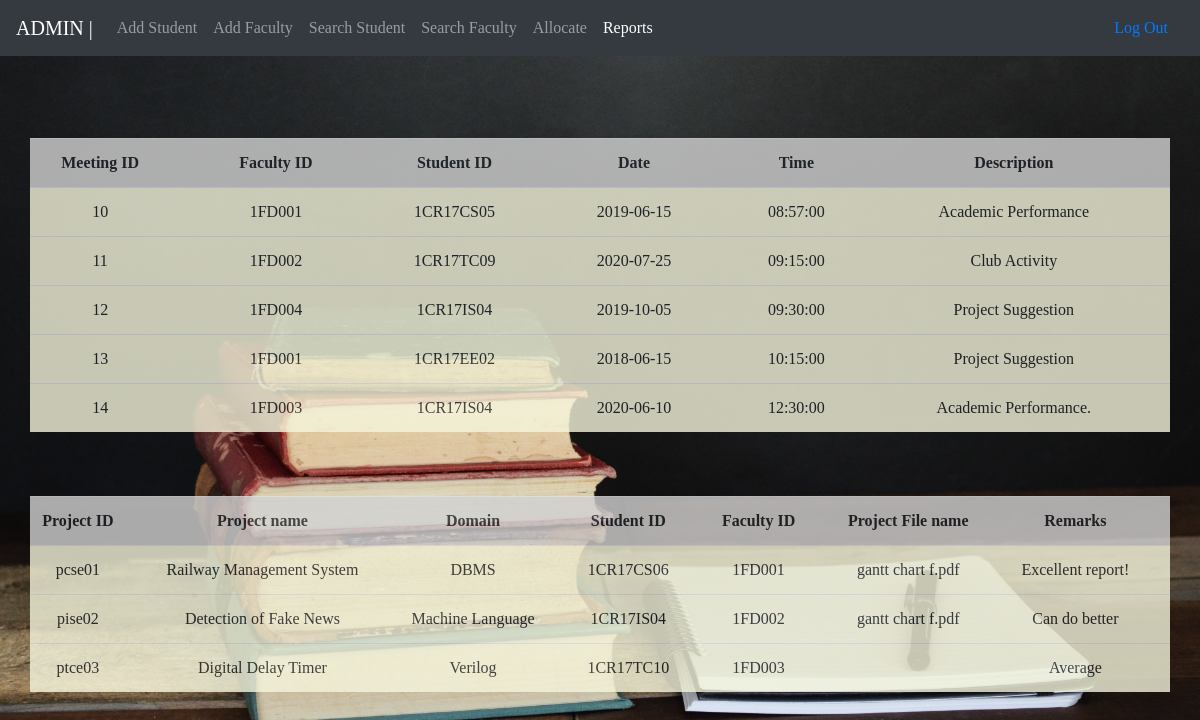
/ADMIN/report.php (signed in), run on the app's committed database.
### tables this page shows
CREATE TABLE IF NOT EXISTS `meeting` (
  `meeting_id` int(5) NOT NULL AUTO_INCREMENT,
  `f_id` varchar(10) NOT NULL,
  `s_id` varchar(10) NOT NULL,
  `date` date NOT NULL,
  `time` time NOT NULL,
  `desc` varchar(200) NOT NULL,
  PRIMARY KEY (`meeting_id`),
  KEY `f_id` (`f_id`,`s_id`),
  KEY `s_id` (`s_id`)
);

CREATE TABLE IF NOT EXISTS `project` (
  `p_id` varchar(10) NOT NULL,
  `name` varchar(30) DEFAULT NULL,
  `domain` varchar(20) DEFAULT NULL,
  `s_id` varchar(10) DEFAULT NULL,
  `f_id` varchar(10) DEFAULT NULL,
  `ppf` varchar(200) NOT NULL,
  `psf` varchar(200) NOT NULL,
  `remark` varchar(500) NOT NULL,
  PRIMARY KEY (`p_id`),
  KEY `f_id` (`f_id`),
  KEY `s_id` (`s_id`)
);

### ADMIN/report.php (the view, shortened to what this page needs)
<?php
$role = $_SESSION['Role'];
if(empty($_SESSION['Email']))
{
header("location:index.php");
}
else
{
if($role=="Admin")
{
?>
<!DOCTYPE html PUBLIC "-//W3C//DTD XHTML 1.0 Transitional//EN" "http://www.w3.org/TR/xhtml1/DTD/xhtml1-transitional.dtd">
<html xmlns="http://www.w3.org/1999/xhtml">
<head>
<link rel="stylesheet" href="https://stackpath.bootstrapcdn.com/bootstrap/4.5.2/css/bootstrap.min.css">
</head>
<div>
<body>
    <nav class="navbar navbar-expand-lg navbar-dark bg-dark" style="margin-bottom: 10px;">
  <a class="navbar-brand" href="../Admin.php">ADMIN | </a>
  <div class="collapse navbar-collapse" id="navbarSupportedContent">
    <ul class="navbar-nav mr-auto">
      <li class="nav-item ">
        <a class="nav-link" href="student.php">Add Student </a>
      </li>
      <li class="nav-item ">
        <a class="nav-link" href="faculty.php">Add Faculty </a>
      </li>
      <li class="nav-item ">
        <a class="nav-link " href="stsearch.php">Search Student </a>
      </li>
      <li class="nav-item ">
        <a class="nav-link " href="fa_search.php">Search Faculty </a>
      </li>
      <li class="nav-item ">
        <a class="nav-link" href="allocate.php">Allocate </a>
      </li>
      <li class="nav-item ">
        <a class="nav-link active" href="report.php">Reports </a>
      </li>
    </ul>
    <ul class="nav justify-content-end">
      <li class="nav-item active">
      <a class="nav-link active" href="../logout.php">Log Out</a>
      </li>
    </ul>
  </div>
</nav>
    <br/><br/><br/>
    <table class="table container" bgcolor="LightGrey" style="opacity: 0.8;">
            <tr align="center">
            <?php
                echo "<th>"."Meeting ID"."</th>";
                echo "<th>" ?> &nbsp; <?php "</th>";
                echo "<th>"."Faculty ID"."</th>";
                echo "<th>" ?> &nbsp; <?php "</th>";
                echo "<th>"."Student ID"."</th>";
                echo "<th>" ?> &nbsp; <?php "</th>";
                echo "<th>"."Date"."</th>";
                echo "<th>" ?> &nbsp; <?php "</th>";
                echo "<th>"."Time"."</th>";
                echo "<th>" ?> &nbsp; <?php "</th>";
                echo "<th>"."Description"."</th>";
                echo "</tr>";
                ?>  </tr> <?php
                include './connection.php';
                        $sql1="select * from meeting ";
                        $rec=mysqli_query($conn, $sql1);
                        while ($std=mysqli_fetch_assoc($rec))
                        {
                           ?> <tr bgcolor="beige" align="center"><?php
                            echo "<td>".$std['meeting_id']."<td/>";
                            echo "<td>".$std['f_id']."<td/>";
                            echo "<td>".$std['s_id']."<td/>";
                            echo "<td>".$std['date']."<td/>";
                            echo "<td>".$std['time']."<td/>";
                            echo "<td>".$std['desc']."<td/>";
                            ?>  </tr> <?php
                        }
            ?>
        </table>
    <br>
    <br>
        <table  class="table container" bgcolor="LightGrey" style="opacity: 0.8;">
            <tr align="center">
            <?php
                echo "<th>"."Project ID"."</th>";
                echo "<th>" ?> &nbsp; <?php "</th>";
                echo "<th>"."Project name"."</th>";
                echo "<th>" ?> &nbsp; <?php "</th>";
                echo "<th>"."Domain"."</th>";
                echo "<th>" ?> &nbsp; <?php "</th>";
                echo "<th>"."Student ID"."</th>";
                echo "<th>" ?> &nbsp; <?php "</th>";
                echo "<th>"."Faculty ID"."</th>";
                echo "<th>" ?> &nbsp; <?php "</th>";
                echo "<th>"."Project File name"."</th>";
                echo "<th>" ?> &nbsp; <?php "</th>";
                echo "<th>"."Remarks"."</th>";
                echo "<th>" ?> &nbsp; <?php "</th>";
                echo "</tr>";
              ?>  </tr> <?php
                include './connection.php';
                        $sql1="select * from project ";
                        $rec=mysqli_query($conn, $sql1);
                        while ($std=mysqli_fetch_assoc($rec))
                        {
                           ?> <tr bgcolor="beige" align="center"><?php
                            echo "<td>".$std['p_id']."<td/>";
                            echo "<td>".$std['name']."<td/>";
                            echo "<td>".$std['domain']."<td/>";
                            echo "<td>".$std['s_id']."<td/>";
                            echo "<td>".$std['f_id']."<td/>";
                            echo "<td>".$std['ppf']."<td/>";
                            echo "<td>".$std['remark']."<td/>";
                            ?>  </tr> <?php
                        }
            ?>
        </table>
</body>
</div>
</html>
 <?php
}
elseif($role=="Faculty")
{
    header('Location:../Admin.php');
?>
 <?php
}
else
{
    header('Location:../Admin.php');
?>
<?php
}
?>
  <?php
}
?>

### ADMIN/report.php (style rules this page uses)
body { background-image:url(../background5.jpg); background-repeat: no-repeat; background-attachment: fixed; background-size: 100% 100%; font-family: serif; }

### data on the page
meeting: meeting_id "10", f "1FD001", s "1CR17CS05", date "2019-06-15", time "08:57:00", desc "Academic Performance"
meeting: meeting_id "11", f "1FD002", s "1CR17TC09", date "2020-07-25", time "09:15:00", desc "Club Activity"
meeting: meeting_id "12", f "1FD004", s "1CR17IS04", date "2019-10-05", time "09:30:00", desc "Project Suggestion"
meeting: meeting_id "13", f "1FD001", s "1CR17EE02", date "2018-06-15", time "10:15:00", desc "Project Suggestion"
meeting: meeting_id "14", f "1FD003", s "1CR17IS04", date "2020-06-10", time "12:30:00", desc "Academic Performance."
project: p_id "pcse01", name "Railway Management System", domain "DBMS", s "1CR17CS06", f "1FD001", ppf "gantt chart f.pdf", remark "Excellent report!"
project: p_id "pise02", name "Detection of Fake News", domain "Machine Language", s "1CR17IS04", f "1FD002", ppf "gantt chart f.pdf", remark "Can do better"
project: p_id "ptce03", name "Digital Delay Timer", domain "Verilog", s "1CR17TC10", f "1FD003", remark "Average"
